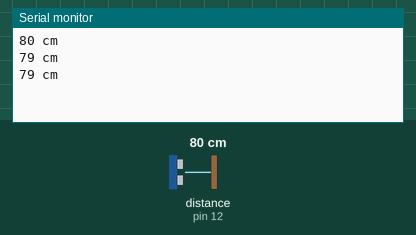
Bench run of a sketch on a simulated Arduino Uno, built with avr-gcc and run on an emulated ATmega328P. On the bench: the last lines printed to the serial monitor. Wiring (inferred from the names in the program): ultrasonic range finder: trigger pin 11; echo pin 12. Inputs (shaded band) come from the test bench; at power-on: distance to the obstacle (sensor on pin 12) 80 cm. The echo pulse lasts 58.3 µs per cm.

Above: at 1.3 s.
1.4 s: distance to the obstacle (sensor on pin 12) set to 2 cm
At 1.9 s:
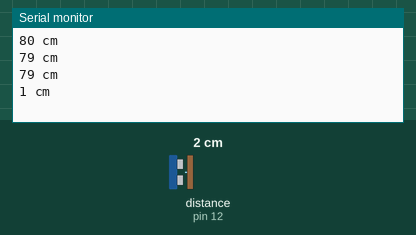
2.9 s: distance to the obstacle (sensor on pin 12) set to 4 cm
At 3.4 s:
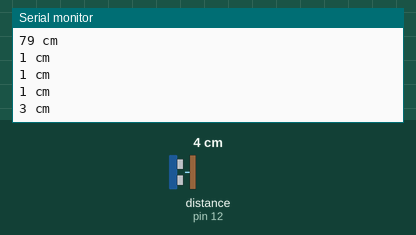
Timing chart, 0 to 5.9 s (numbered marks = the images above; inputs shaded):
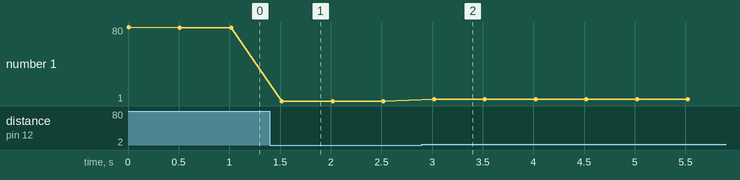

The sketch:

Line_Follower.ino
```cpp
int trigPin = 11;
int echoPin = 12;
int sound = 250;
void setup()
{
 Serial.begin (9600);
 pinMode(trigPin, OUTPUT);
 pinMode(echoPin, INPUT);
}
void loop()
{
 long duration, distance;
 digitalWrite(trigPin, LOW);
 delayMicroseconds(2);
 digitalWrite(trigPin, HIGH);
 delayMicroseconds(10);
 digitalWrite(trigPin, LOW);
 duration = pulseIn(echoPin, HIGH);
 distance = (duration/2) / 29.1;
 Serial.print(distance);
 Serial.println(" cm");
 delay(500);
}
```

Measured:
- after the input at 1.4 s, the serial monitor: prints a new line after 0.12 s (image 1)
- after the input at 2.9 s, the serial monitor: prints a new line after 0.12 s (image 2)
- plotted number 1: 79 → 1 after the input at 1.4 s, 1 → 3 after the input at 2.9 s
